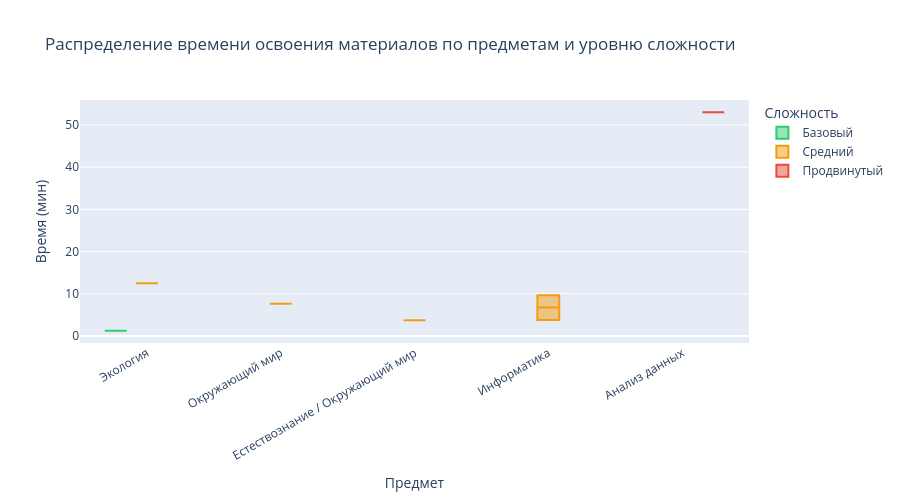

Notebook source saved alongside this figure:
### Markdown cell above
## 8. Визуализация: box-plot времени по предметам

### Code cell
fig3 = px.box(
    df,
    x='subject',
    y='time_min',
    color='difficulty_label',
    title='Распределение времени освоения материалов по предметам и уровню сложности',
    labels={'time_min': 'Время (мин)', 'subject': 'Предмет', 'difficulty_label': 'Сложность'},
    color_discrete_map={'Базовый': '#2ecc71', 'Средний': '#f39c12', 'Продвинутый': '#e74c3c'},
)
fig3.update_layout(height=500, xaxis_tickangle=-30)
fig3.write_html(str(REPORTS / 'time_boxplot.html'))
fig3.show()
print('Сохранено: reports/time_boxplot.html')

### Figure 1 — Plotly figure (JSON) as saved in the notebook; plotly's stock layout.template omitted (floating-point values rounded to 4 significant figures)
{"data": [{"alignmentgroup": "True", "hovertemplate": "Сложность=Базовый<br>Предмет=%{x}<br>Время (мин)=%{y}<extra></extra>", "legendgroup": "Базовый", "marker": {"color": "#2ecc71"}, "name": "Базовый", "notched": false, "offsetgroup": "Базовый", "orientation": "v", "showlegend": true, "type": "box", "x": ["Экология", "Экология"], "x0": " ", "xaxis": "x", "y": [1.22, 1.22], "y0": " ", "yaxis": "y"}, {"alignmentgroup": "True", "hovertemplate": "Сложность=Средний<br>Предмет=%{x}<br>Время (мин)=%{y}<extra></extra>", "legendgroup": "Средний", "marker": {"color": "#f39c12"}, "name": "Средний", "notched": false, "offsetgroup": "Средний", "orientation": "v", "showlegend": true, "type": "box", "x": ["Экология", "Окружающий мир", "Естествознание / Окружающий мир", "Информатика", "Информатика"], "x0": " ", "xaxis": "x", "y": [12.49, 7.65, 3.76, 3.81, 9.68], "y0": " ", "yaxis": "y"}, {"alignmentgroup": "True", "hovertemplate": "Сложность=Продвинутый<br>Предмет=%{x}<br>Время (мин)=%{y}<extra></extra>", "legendgroup": "Продвинутый", "marker": {"color": "#e74c3c"}, "name": "Продвинутый", "notched": false, "offsetgroup": "Продвинутый", "orientation": "v", "showlegend": true, "type": "box", "x": ["Анализ данных"], "x0": " ", "xaxis": "x", "y": [53.05], "y0": " ", "yaxis": "y"}], "layout": {"boxmode": "group", "height": 500, "legend": {"title": {"text": "Сложность"}, "tracegroupgap": 0}, "title": {"text": "Распределение времени освоения материалов по предметам и уровню сложности"}, "xaxis": {"anchor": "y", "domain": [0, 1], "tickangle": -30, "title": {"text": "Предмет"}}, "yaxis": {"anchor": "x", "domain": [0, 1], "title": {"text": "Время (мин)"}}}}
